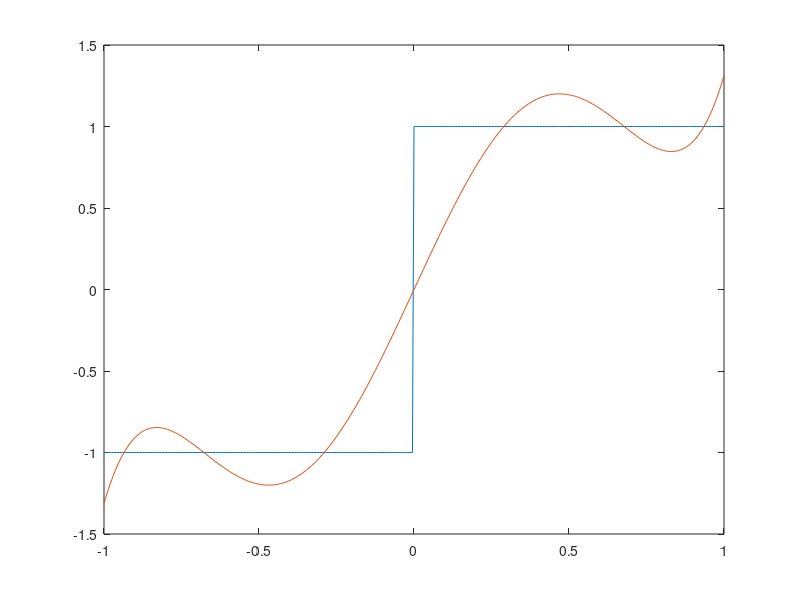

Write the MATLAB code that produced this figure.
clear all;
close all;
t=-1:1/200:1;
N=length(t);
y=zeros(N,1);
for i=1:N
  if t(i)<0
    y(i)=-1;
  else
    y(i)=1;
  end
end
alfa1=sqrt(3/2);
alfa3=-sqrt(7/32);

alfa5=sqrt(11/2)*1/8;
% alfa6=276480/7 - (3*26^(1/2))/7;

phi1=sqrt(3/2)*t;
phi3=sqrt(7/2)*((5/2)*t.^3 - (3/2)*t);

phi5=sqrt(11/2) * (( (63*480*t.^5) - (480*70*t.^3) + (480*15*t))) / 3840;
% phi6=sqrt(13/2) * ( 1/ ( 2^6*720)) * 345600.*t.^4.*(t.^2 - 1) + 14400.*(t.^2 - 1).^3 + 259200.*t.^2.*(t.^2 - 1).^2 + 46080.*t.^6 ;
y_aprox = alfa1*phi1 + alfa3*phi3 + alfa5*phi5; % + alfa6*phi6;
ErrorCT3=0;
for i=1:N
   ErrorCT3 = ErrorCT3 + (y(i)-y_aprox(i))*(y(i)-y_aprox(i)); 
end
plot(t,y,t,y_aprox);